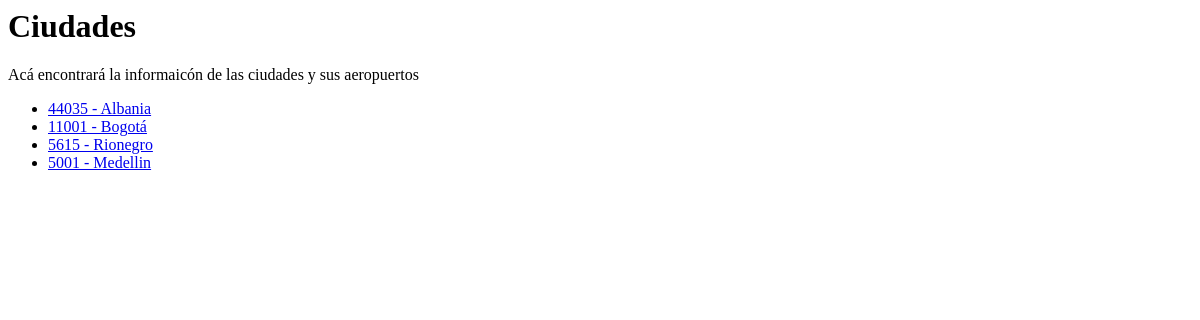
Before: / with the older database file.
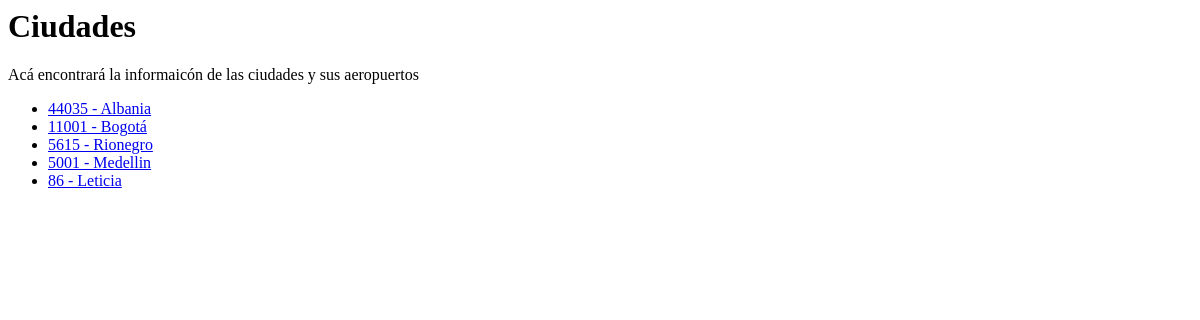
After: the same page with the newer database file.
### vuelos/models.py (models this page shows)
class Ciudad(models.Model):
    COUNTRIES = [
        ('CO', 'Colombia'),
    ]
    nombre = models.CharField(max_length=64)
    pais = models.CharField(max_length=64, choices=COUNTRIES)
    codigo = models.IntegerField()
    bandera = models.FileField(upload_to='banderas/', null=True, blank=True)
    def __str__(self) -> str:
        return str(self.codigo) + " - " + self.nombre

### vuelos/views.py (the view)
# urls.py: path('', views.index, name='index'),
def index(request):
    ciudades = Ciudad.objects.filter(codigo__gte=50)
    datos = {
        'lista_ciudades': ciudades,
    }
    return HttpResponse(render(request, 'ciudades.html', datos))

### vuelos/templates/ciudades.html
<h1>Ciudades</h1>
<p>Acá encontrará la informaicón de las ciudades y sus aeropuertos</p>
<ul>
    {% for  ciudad in lista_ciudades %}
        <li><a href="aeropuertos?ciudad={{ciudad.codigo}}">{{ ciudad }}</a></li>
    {% endfor %}
</ul>

Changed rows visible on the page:
added Ciudad: codigo+nombre "86 - Leticia"
